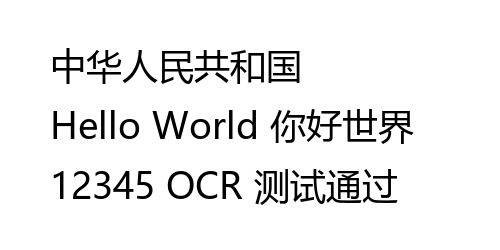
#> input picture test_cn_ocr.png, 500 x 250 px
$ python -i classifier.py   (imports and definitions only)   (older library calls are emulated)
#> lines starting #> are read from the running program, lines starting #| are printed output that depends on the picture; after the words box and inside, x2 and y2 are one past the last pixel; in counts of white or black regions, pixels touching at a corner belong together
"""场景分类器 — 阶段 A：传统 CV 规则分类器（零模型依赖，<5ms）"""

from dataclasses import dataclass
from typing import List, Optional, Tuple

import cv2
import numpy as np


# 8 类场景体系（与调研报告对齐）
SCENE_PRINTED_DOCUMENT = "printed_document"
SCENE_HANDWRITTEN_NOTE = "handwritten_note"
SCENE_SCREENSHOT = "screenshot"
SCENE_ID_CARD = "id_card"
SCENE_TABLE_FORM = "table_form"
SCENE_PHOTO_WITH_TEXT = "photo_with_text"
SCENE_LOW_QUALITY_SCAN = "low_quality_scan"
SCENE_EXAM_PAPER = "exam_paper"

ALL_SCENES = [
    SCENE_PRINTED_DOCUMENT,
    SCENE_HANDWRITTEN_NOTE,
    SCENE_SCREENSHOT,
    SCENE_ID_CARD,
    SCENE_TABLE_FORM,
    SCENE_PHOTO_WITH_TEXT,
    SCENE_LOW_QUALITY_SCAN,
    SCENE_EXAM_PAPER,
]

# 场景 → 推荐预处理步骤
SCENE_PIPELINE_MAP = {
    SCENE_PRINTED_DOCUMENT:   ["auto_rotate", "deskew", "denoise_median", "contrast_clahe"],
    SCENE_HANDWRITTEN_NOTE:   ["auto_rotate", "deskew", "denoise_bilateral", "contrast_clahe", "sharpen_usm"],
    SCENE_SCREENSHOT:         [],  # 完全跳过
    SCENE_ID_CARD:            ["auto_rotate", "perspective_rectify", "denoise_median", "contrast_clahe"],
    SCENE_TABLE_FORM:         ["auto_rotate", "deskew", "denoise_median", "contrast_clahe", "line_enhance"],
    SCENE_PHOTO_WITH_TEXT:    ["auto_rotate", "perspective_rectify", "remove_shadow", "denoise_bilateral", "contrast_clahe"],
    SCENE_LOW_QUALITY_SCAN:   ["auto_rotate", "deskew", "remove_shadow", "denoise_nlm", "contrast_clahe", "sharpen_usm"],
    SCENE_EXAM_PAPER:         ["auto_rotate", "deskew", "remove_shadow", "denoise_median", "contrast_clahe", "line_removal"],
}

# 场景 → 推荐模型
SCENE_MODEL_MAP = {
    SCENE_PRINTED_DOCUMENT:   "cnocr-standard-cn",
    SCENE_HANDWRITTEN_NOTE:   "cnocr-standard-cn",
    SCENE_SCREENSHOT:         "rapidocr-mobile-cn",
    SCENE_ID_CARD:            "rapidocr-mobile-cn",
    SCENE_TABLE_FORM:         "cnocr-standard-cn",
    SCENE_PHOTO_WITH_TEXT:    "cnocr-standard-cn",
    SCENE_LOW_QUALITY_SCAN:   "cnocr-standard-cn",
    SCENE_EXAM_PAPER:         "cnocr-standard-cn",
}


@dataclass
class SceneProfile:
    scene: str
    confidence: float
    recommended_steps: List[str]
    recommended_model: str


class RuleBasedSceneClassifier:
    """基于传统 CV 特征的场景粗分类器。

    零模型依赖，单图耗时 < 5ms。
    决策优先级：EXIF/截图 → 身份证 → 低质量 → 试卷 → 户外照片 → 手写 → 表格 → 默认打印文档
    """

    def classify(self, image: np.ndarray, exif: Optional[dict] = None) -> SceneProfile:
        if image is None or image.size == 0:
            logger.warning("场景分类收到空图，返回默认打印文档")
            return self._make_profile(SCENE_PRINTED_DOCUMENT, 0.5)
        h, w = image.shape[:2]
        aspect = w / h if h > 0 else 1.0
        gray = cv2.cvtColor(image, cv2.COLOR_BGR2GRAY) if len(image.shape) == 3 else image

        # ---- 全局特征（只计算一次） ----
        edge_density = self._compute_edge_density(gray)
        color_variance = self._compute_color_variance(image)
        lap_var = cv2.Laplacian(gray, cv2.CV_64F).var()
        h_lines = self._count_horizontal_lines(gray)
        mser_density = self._compute_mser_density(gray)

        # P0: 截图快捷判断（无相机 EXIF + 常见屏幕分辨率）
        if self._is_screenshot_by_exif(exif or {}, w, h):
            return self._make_profile(SCENE_SCREENSHOT, 0.95)

        # P1: 身份证/银行卡（固定宽高比 + 标准尺寸）
        if 1.4 < aspect < 1.7 and self._is_card_size(w, h):
            return self._make_profile(SCENE_ID_CARD, 0.90)

        # P2: 低质量扫描（模糊度低）
        if lap_var < 80:
            return self._make_profile(SCENE_LOW_QUALITY_SCAN, 0.85)

        # P3: 试卷（水平线密度 + A4/B5 比例）
        # 要求横线贯穿图像宽度 80% 以上（区别于打印文档的短文字行）
        full_width_lines = self._count_horizontal_lines(gray, min_length_ratio=0.8)
        if full_width_lines > 10 and 0.65 < aspect < 0.85:
            return self._make_profile(SCENE_EXAM_PAPER, 0.88)

        # P4: 户外照片（低边缘密度 + 高色彩方差）
        if edge_density < 0.02 and color_variance > 80:
            return self._make_profile(SCENE_PHOTO_WITH_TEXT, 0.82)

        # P5: 手写笔记（不规则边缘 + 中等 MSER）
        if mser_density > 0.02 and self._is_irregular_edges(gray):
            return self._make_profile(SCENE_HANDWRITTEN_NOTE, 0.80)

        # P6: 表格（高直线密度 + 网格感）
        # 表格线不需要贯穿全宽，用较低阈值
        table_h_lines = self._count_horizontal_lines(gray, min_length_ratio=0.2)
        v_lines = self._count_vertical_lines(gray)
        if table_h_lines > 6 and v_lines > 4 and self._has_grid_pattern(gray):
            return self._make_profile(SCENE_TABLE_FORM, 0.85)

        # P7: 打印文档（高边缘密度 + 规整结构）
        if edge_density > 0.08 and lap_var > 200:
            return self._make_profile(SCENE_PRINTED_DOCUMENT, 0.80)

        # 默认：打印文档（置信度最低）
        return self._make_profile(SCENE_PRINTED_DOCUMENT, 0.60)

    # ------------------------------------------------------------------
    # 特征计算方法
    # ------------------------------------------------------------------

    @staticmethod
    def _compute_edge_density(gray: np.ndarray) -> float:
        """Canny 边缘检测后，边缘像素占比。"""
        edges = cv2.Canny(gray, 50, 150)
        return float(np.count_nonzero(edges) / edges.size)

    @staticmethod
    def _compute_color_variance(image: np.ndarray) -> float:
        """LAB 空间 a,b 通道方差（打印文档低，照片高）。"""
        if len(image.shape) != 3:
            return 0.0
        lab = cv2.cvtColor(image, cv2.COLOR_BGR2LAB)
        a_var = float(np.var(lab[:, :, 1]))
        b_var = float(np.var(lab[:, :, 2]))
        return (a_var + b_var) / 2.0

    @staticmethod
    def _count_horizontal_lines(gray: np.ndarray, min_length_ratio: float = 0.0) -> int:
        """HoughLinesP 检测水平线（角度 ±5° 内）。

        Args:
            min_length_ratio: 线长度占图像宽度的最小比例，用于过滤短横线。
                              试卷判断用 0.8（贯穿全宽），表格判断用 0.2。
        """
        h, w = gray.shape[:2]
        edges = cv2.Canny(gray, 50, 150)
        min_length = int(w * min_length_ratio) if min_length_ratio > 0 else int(w * 0.2)
        lines = cv2.HoughLinesP(edges, 1, np.pi / 180, threshold=80,
                                minLineLength=min_length, maxLineGap=15)
        if lines is None:
            return 0
        count = 0
        for line in lines:
            x1, y1, x2, y2 = line[0]
            angle = abs(np.degrees(np.arctan2(y2 - y1, x2 - x1)))
            if angle < 5 or angle > 175:
                count += 1
        return count

    @staticmethod
    def _count_vertical_lines(gray: np.ndarray) -> int:
        """HoughLinesP 检测垂直线（角度 85-95° 内）。"""
        edges = cv2.Canny(gray, 50, 150)
        lines = cv2.HoughLinesP(edges, 1, np.pi / 180, threshold=80,
                                minLineLength=gray.shape[0] * 0.15, maxLineGap=15)
        if lines is None:
            return 0
        count = 0
        for line in lines:
            x1, y1, x2, y2 = line[0]
            angle = abs(np.degrees(np.arctan2(y2 - y1, x2 - x1)))
            if 85 < angle < 95:
                count += 1
        return count

    @staticmethod
    def _compute_mser_density(gray: np.ndarray) -> float:
        """MSER 检测文字区域，面积占比。"""
        mser = cv2.MSER_create()
        regions, _ = mser.detectRegions(gray)
        if not regions:
            return 0.0
        total_area = sum(len(r) for r in regions)
        return float(total_area / gray.size)

    @staticmethod
    def _is_screenshot_by_exif(exif: dict, w: int, h: int) -> bool:
        """无相机 EXIF + 分辨率匹配常见屏幕尺寸。"""
        has_camera_exif = any(k in exif for k in ("Make", "Model", "FNumber", "ExposureTime"))
        if has_camera_exif:
            return False
        # 常见屏幕分辨率
        common_resolutions = {
            (1920, 1080), (1080, 1920), (2560, 1440), (1440, 2560),
            (1280, 720), (720, 1280), (3840, 2160), (2160, 3840),
            (1170, 2532), (2532, 1170), (1125, 2436), (2436, 1125),
            (1080, 2340), (2340, 1080),
        }
        return (w, h) in common_resolutions or (h, w) in common_resolutions

    @staticmethod
    def _is_card_size(w: int, h: int) -> bool:
        """身份证/银行卡尺寸范围：宽 600-1000，高 400-650。"""
        return 600 <= w <= 1000 and 400 <= h <= 650

    @staticmethod
    def _is_irregular_edges(gray: np.ndarray) -> bool:
        """边缘曲率方差高（手写笔画弯曲）。"""
        edges = cv2.Canny(gray, 50, 150)
        contours, _ = cv2.findContours(edges, cv2.RETR_EXTERNAL, cv2.CHAIN_APPROX_SIMPLE)
        if not contours:
            return False
        variances = []
        for cnt in contours:
            if len(cnt) < 5:
                continue
            try:
                approx = cv2.approxPolyDP(cnt, 0.02 * cv2.arcLength(cnt, True), True)
                # 多边形顶点越多，边缘越不规则
                if len(approx) > 8:
                    variances.append(len(approx))
            except Exception:
                pass
        return len(variances) > 5 and np.mean(variances) > 12

    @staticmethod
    def _has_grid_pattern(gray: np.ndarray) -> bool:
        """检测水平和垂直线是否形成网格（交点数量）。"""
        edges = cv2.Canny(gray, 50, 150)
        h_lines = cv2.HoughLinesP(edges, 1, np.pi / 180, threshold=60,
                                  minLineLength=gray.shape[1] * 0.15, maxLineGap=20)
        v_lines = cv2.HoughLinesP(edges, 1, np.pi / 180, threshold=60,
                                  minLineLength=gray.shape[0] * 0.15, maxLineGap=20)
        if h_lines is None or v_lines is None:
            return False
        # 简化：水平线和垂直线都有足够数量
        h_count = len(h_lines)
        v_count = len(v_lines)
        return h_count >= 3 and v_count >= 3

    # ------------------------------------------------------------------
    # 辅助
    # ------------------------------------------------------------------

    def _make_profile(self, scene: str, confidence: float) -> SceneProfile:
        return SceneProfile(
            scene=scene,
            confidence=confidence,
            recommended_steps=SCENE_PIPELINE_MAP.get(scene, []),
            recommended_model=SCENE_MODEL_MAP.get(scene, "rapidocr-mobile-cn"),
        )

>>> import cv2
>>> picture = cv2.imread('../../test_cn_ocr.png')
#> picture is the input picture: shape (250, 500, 3); min 0, max 255, mean 236.5
>>> result = RuleBasedSceneClassifier().classify(picture)
#> in _compute_edge_density, `edges = cv2.Canny(gray, 50, 150)`:
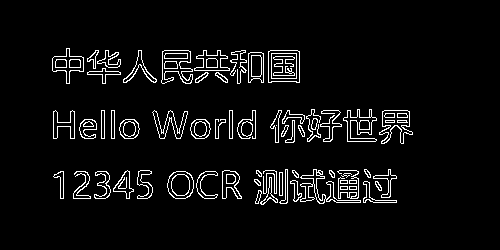
#> edges: shape (250, 500); 5.2% white in thin lines or dots, all inside (x1, y1, x2, y2) = (52, 48, 413, 205)
#> in classify, `edge_density = self._compute_edge_density(gray)`: edge_density = 0.0522
#> in _compute_color_variance, `lab = cv2.cvtColor(image, cv2.COLOR_BGR2LAB)`: lab: shape (250, 500, 3); mean of channels 0, 1, 2 236.7, 128, 128
#> in _compute_color_variance, `a_var = float(np.var(lab[:, :, 1]))`: a_var = 0
#> in classify, `lap_var = cv2.Laplacian(gray, cv2.CV_64F).var()`: lap_var = 4716.8
#> in _count_horizontal_lines, `lines = cv2.HoughLinesP(edges, 1, np.pi / 180, threshold=80, minLineLe..`: lines = 26 rows, first 6: [275, 138, 403, 138], [274, 119, 409, 116], [273, 122, 409, 122], [156, 126, 409, 126], [133, 69, 299, 66], [204, 198, 372, 198]
#> the loop in _count_horizontal_lines, `for line in lines:` made 26 passes
#> (x1, y1, x2, y2, angle) on passes 1 to 12: (275, 138, 403, 138, 0), (274, 119, 409, 116, 1.27), (273, 122, 409, 122, 0), (156, 126, 409, 126, 0), (133, 69, 299, 66, 1.04), (204, 198, 372, 198, 0), (277, 114, 407, 110, 1.76), (155, 120, 255, 120, 0), (53, 71, 192, 71, 0), (258, 174, 374, 176, 0.988), (162, 58, 299, 60, 0.836), (258, 192, 390, 187, 2.17)
#> after the loop in _count_horizontal_lines, `for line in lines:`: count = 26
#> in _compute_mser_density, `regions, _ = mser.detectRegions(gray)`: regions = 755 items
#> in _compute_mser_density, `total_area = sum(len(r) for r in regions)`: total_area = 152754
#> in classify, `mser_density = self._compute_mser_density(gray)`: mser_density = 1.22
#> in classify, `full_width_lines = self._count_horizontal_lines(gray, min_length_ratio..`: full_width_lines = 0
#> in _is_irregular_edges, `contours, _ = cv2.findContours(edges, cv2.RETR_EXTERNAL, cv2.CHAIN_APP..`: contours = 62 contours, 7 with area under 20; largest, box (x1, y1, x2, y2) and area: (268, 50, 300, 83) 965, (161, 50, 193, 84) 650, (379, 110, 413, 144) 594, (167, 171, 194, 199) 586, (52, 48, 84, 84) 507
#> the loop in _is_irregular_edges, `for cnt in contours:` made 62 passes
#> cnt on passes 2, 3, 6, 7, 12, 44, 46, 47: [[349, 186], [349, 189], [356, 189], [356, 186]], [[340, 186], [340, 189], [347, 189], [347, 186]], [[349, 180], [349, 183], [356, 183], [356, 180]], [[340, 180], [340, 183], [347, 183], [347, 180]], [[279, 172], [279, 195], [282, 195], [282, 172]], [[229, 110], [229, 138], [232, 138], [232, 110]], [[111, 110], [111, 138], [114, 138], [114, 110]], [[101, 110], [101, 138], [104, 138], [104, 110]]
#> approx on pass 55: [[268, 51], [268, 82], [299, 82], [299, 51]]
#> after the loop in _is_irregular_edges, `for cnt in contours:`: variances = 31 values, max 16 at index 4, min 9 at index 0, mean 11.61
#> in classify, `table_h_lines = self._count_horizontal_lines(gray, min_length_ratio=0.2)`: table_h_lines = 26
#> in _count_vertical_lines, `lines = cv2.HoughLinesP(edges, 1, np.pi / 180, threshold=80, minLineLe..`: lines = 35 rows, first 6: [275, 138, 403, 138], [60, 198, 105, 198], [274, 119, 409, 116], [273, 122, 409, 122], [156, 126, 409, 126], [133, 69, 299, 66]
#> the loop in _count_vertical_lines, `for line in lines:` made 35 passes
#> (x1, y1, x2, y2, angle) on passes 1 to 12: (275, 138, 403, 138, 0), (60, 198, 105, 198, 0), (274, 119, 409, 116, 1.27), (273, 122, 409, 122, 0), (156, 126, 409, 126, 0), (133, 69, 299, 66, 1.04), (204, 198, 372, 201, 1.02), (53, 122, 134, 119, 2.12), (231, 71, 299, 71, 0), (258, 174, 374, 176, 0.988), (162, 58, 299, 60, 0.836), (274, 120, 409, 120, 0)
#> after the loop in _count_vertical_lines, `for line in lines:`: count = 0

$ run again, on test_ocr.png
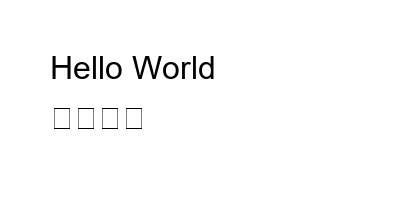
#> input picture test_ocr.png, 400 x 200 px
#> picture is the input picture: shape (200, 400, 3); min 0, max 255, mean 250.6
#> in _compute_edge_density, `edges = cv2.Canny(gray, 50, 150)`:
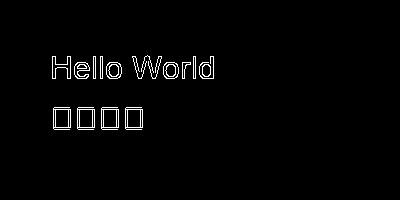
#> edges: shape (200, 400); 1.8% white in thin lines or dots, all inside (x1, y1, x2, y2) = (52, 55, 214, 130)
#> edge_density = 0.0179
#> lab: shape (200, 400, 3); mean of channels 0, 1, 2 250.7, 128, 128
#> a_var = 0
#> lap_var = 1835.5
#> in _count_horizontal_lines, `lines = cv2.HoughLinesP(edges, 1, np.pi / 180, threshold=80, minLineLe..`: lines = None
#> h_lines = 0
#> regions = 147 items
#> total_area = 21150
#> mser_density = 0.264
#> full_width_lines = 0
#> contours = 17 contours, 4 with area under 20; largest, box (x1, y1, x2, y2) and area: (125, 107, 143, 130) 307, (101, 107, 119, 130) 307, (77, 107, 95, 130) 307, (53, 107, 71, 130) 307, (163, 62, 179, 79) 214
#> the loop in _is_irregular_edges, `for cnt in contours:` made 17 passes
#> cnt on passes 11, 14, 15: [[193, 56], [193, 78], [195, 78], [195, 56]], [[100, 56], [100, 78], [102, 78], [102, 56]], [[93, 56], [93, 78], [95, 78], [95, 56]]
#> after the loop in _is_irregular_edges, `for cnt in contours:`: variances = [11, 14, 9, 9, 12]
#> table_h_lines = 0
#> in _count_vertical_lines, `lines = cv2.HoughLinesP(edges, 1, np.pi / 180, threshold=80, minLineLe..`: lines = None
#> v_lines = 0
